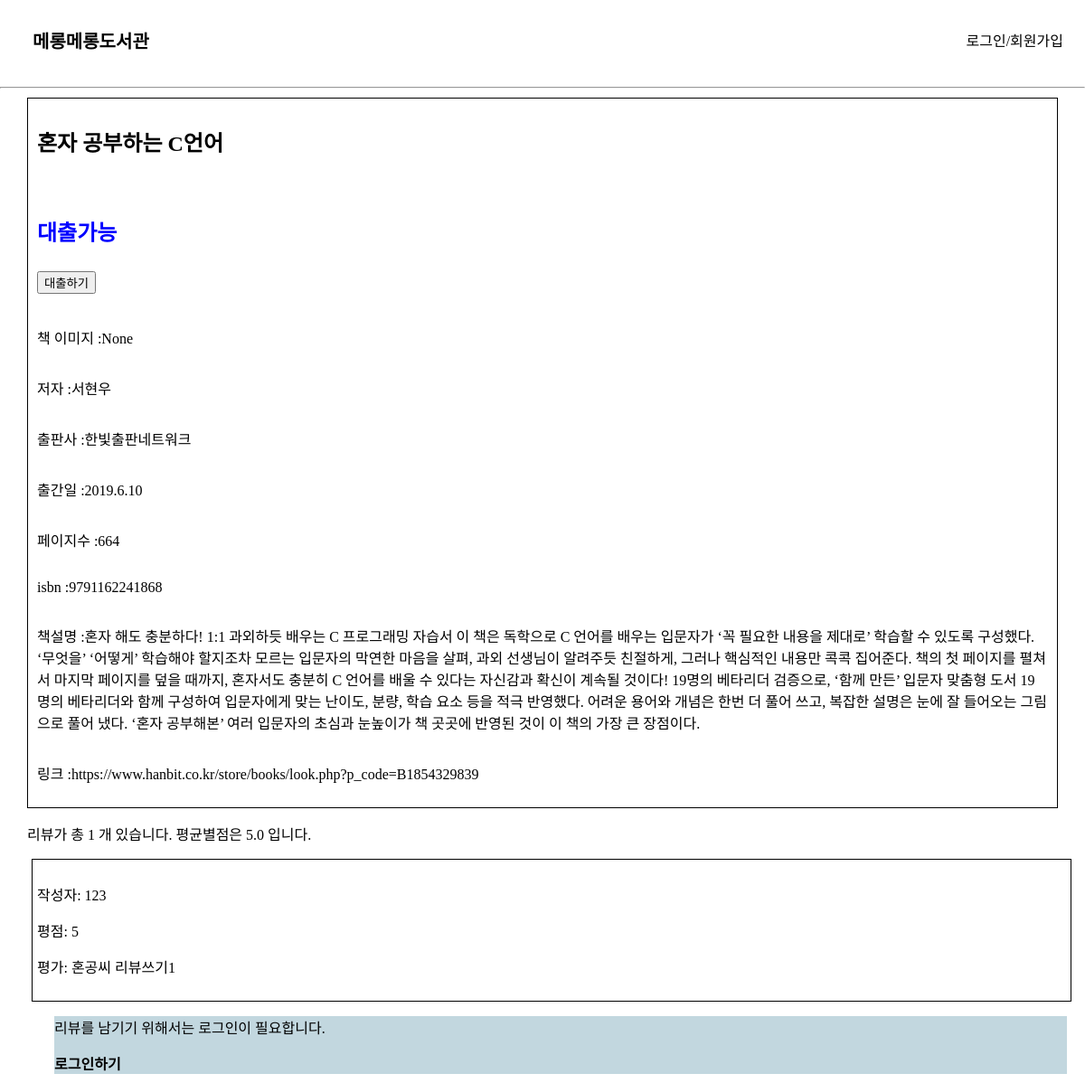
Screenshot of /book_info/26 with the database file from the repository.
### elicelibrary/models.py (models this page shows, shortened)
class Book(db.Model):
    __tablename__     = 'Book'
    id                = db.Column(db.Integer, primary_key=True, nullable=False, autoincrement=True, unique=True)
    title             = db.Column(db.String(45), nullable=False)
    author            = db.Column(db.String(45))
    publisher         = db.Column(db.String(45))
    publication_date  = db.Column(db.String(45))
    pages             = db.Column(db.Integer)
    isbn              = db.Column(db.String(45))
    registered_date   = db.Column(db.DateTime, default=datetime.utcnow)
    description       = db.Column(db.Text())    # 길이를 정할 수 없는 문자열은 Text를 쓰면 됨
    book_link         = db.Column(db.String(255))
    book_status       = db.Column(db.String(45))   # "1" :대출가능, "0" : 대출중 , "999" : 폐기    -> 선택형 변수에 적합한 데이터타입이 있을까?
    book_img          = db.Column(db.String(45))    # 책 표지만 바뀐 경우, 또는 책이 다르지만 같은 표지를 쓰는 경우가 있기 때문에 이미지 스토리지에서 같은 이미지의 반복을 막기 위해 별도의 책 이미지 식별 용 변수를 넣음
    at_user           = db.Column(db.String(45), default=None)

class Review(db.Model):
    __tablename__     = 'Review'
    review_id         = db.Column(db.Integer, primary_key=True, nullable=False, autoincrement=True)
    rating            = db.Column(db.Integer)
    content           = db.Column(db.Text())
    user_id           = db.Column(db.String(45), db.ForeignKey('User.email'), nullable=False)
    isbn              = db.Column(db.String(45), db.ForeignKey('Book.isbn'))   # 외부키 사용할 때는 '테이블이름.속성', 객체 이름 x

### elicelibrary/views/book_api.py (the view)
@book.route('/book_info/<int:book_id>', methods=["GET"])
def book_detail(book_id):
    book_info = Book.query.filter(Book.id == book_id).first()
    book_review = Review.query.filter(Review.isbn == book_info.isbn).all()
    rating_sum, rating_avg = 0, 0
    if book_review :
        for review in book_review:
            rating_sum += review.rating
        rating_avg = round(rating_sum / len(book_review), 1)
    return render_template("book_detail.html", book = book_info, review_list = book_review, rating_avg = rating_avg, review_cnt = len(book_review))

### elicelibrary/templates/book_detail.html (shortened to what this page needs)
{% extends 'base.html' %}
{% block content %}
<div class="book-detail-info-container">
<h2> {{ book.title }}</h2>
<h2>
    {% if book.book_status == "1" %}
    <p style="color: blue;">대출가능</p>
    <form action="{{ url_for('book.checkout', book_id=book.id) }}" method="post">
        <input class='checkout-btn' type="submit" value="대출하기">
    </form>
    {% else %}
    <p style="color: red;">대출불가</p>
    {% endif %}
</h2>
<p> 책 이미지 :{{ book.book_img }}</p>
<p> 저자 :{{ book.author }}</p>
<p> 출판사 :{{ book.publisher }}</p>
<p> 출간일 :{{ book.publication_date }}</p>
<p> 페이지수 :{{ book.pages }}</p>
<p> isbn :{{ book.isbn }}</p>
<p> 책설명 :{{ book.description }}</p>
<p> 링크 :{{ book.book_link }}</p>
</div>
<div class="review-container">
    <p>리뷰가 총 {{ review_cnt }} 개 있습니다. 평균별점은 {{ rating_avg }} 입니다. </p>
    {% for review in review_list %}
    <div class="review">
        <p>작성자: {{ review.user_id }}</p>
        <p>평점: {{ review.rating }}</p>
        <p>평가: {{ review.content }}</p>
    </div>
    {% endfor %}
{% if session['login_id'] %}
<h3>리뷰 작성</h3>
<form action="{{ url_for('book.write_review', book_id=book.id) }}" method="post">
    <select name="star">
        <option value="1">1점</option>
        <option value="2">2점</option>
        <option value="3">3점</option>
        <option value="4">4점</option>
        <option value="5">5점</option>
    </select>
    <div class="form-group">
        <label for="review">리뷰</label>
        <input class="form-control" name="review" id="review" placeholder="리뷰를 작성해주세요."></input>
    </div>
    <input class="btn btn-primary" type="submit" value="리뷰 올리기">
</form>
{% else %}
<div class="login-for-review">
<p>리뷰를 남기기 위해서는 로그인이 필요합니다.</p>
<a href="{{ url_for('user.login')}}" style="font-weight: bold;">로그인하기</a>
</div>
</div>
{% endif %}
{% endblock %}

### elicelibrary/static/style.css (style rules this page uses)
:root { --text-color: black; --background-color: white; --accent-color: grey; }
body { margin: 0; }
a { text-decoration: none; color: var(--text-color); }
.review-container { margin: 10px 10px 10px 30px; flex-wrap: wrap; flex-direction: column; }
.review-container .review { margin: 10px 5px 10px 5px; padding: 10px 5px 10px 5px; border: 1px solid black; }
.book-detail-info-container { margin: 10px 30px 10px 30px; padding: 10px; display: flex; flex-wrap: wrap; flex-direction: column; border: 1px solid black; }
.login-for-review { margin: 10px 10px 10px 30px; background-color: rgb(194, 215, 223); }

### rows the page displays
Book: title "혼자 공부하는 C언어", book_img "None", author "서현우", publisher "한빛출판네트워크", publication_date "2019.6.10", pages "664", isbn "9791162241868", description "혼자 해도 충분하다! 1:1 과외하듯 배우는 C 프로그래밍 자습서 이 책은 독학으로 C 언어를 배우는 입문자가 ‘꼭 필요한 내용을 제대로’ 학습할 수 있도록 구성했다. ‘무엇을’ ‘어떻게’ 학습해야 할지조차 모르는 입문자의 막연한 마음을 살펴, 과외 선생님이 알려주듯 친절하게, 그러나 핵심적인 내용만 콕콕 집어준다. 책의 첫 페이지를 펼쳐서 마지막 페이지를 덮을 때까지, 혼자서도 충분히 C 언어를 배울 수 있다는 자신감과 확신이 계속될 것이다! 19명의 베타리더 검증으로, ‘함께 만든’ 입문자 맞춤형 도서 19명의 베타리더와 함께 구성하여 입문자에게 맞는 난이도, 분량, 학습 요소 등을 적극 반영했다. 어려운 용어와 개념은 한번 더 풀어 쓰고, 복잡한 설명은 눈에 잘 들어오는 그림으로 풀어 냈다. ‘혼자 공부해본’ 여러 입문자의 초심과 눈높이가 책 곳곳에 반영된 것이 이 책의 가장 큰 장점이다.", book_link "https://www.hanbit.co.kr/store/books/look.php?p_code=B1854329839"
Review: user_id "123", rating "5", content "혼공씨 리뷰쓰기1"

### other values shown
{{ review_cnt }} "1"
{{ rating_avg }} "5.0"
